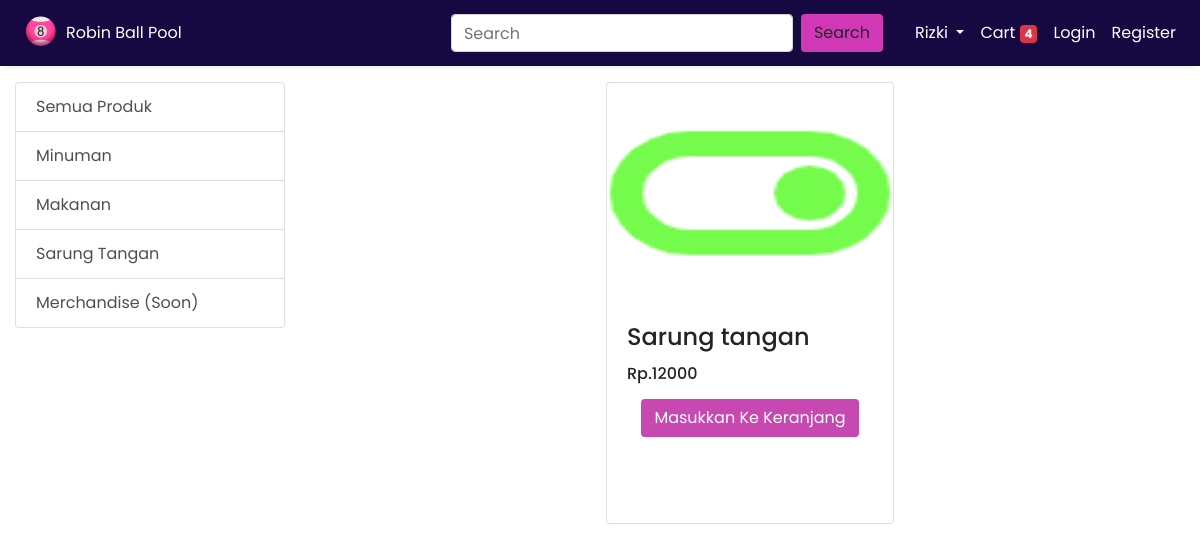
Screenshot of /?category=3 with the database file from the repository.
### store/models/category.py (models this page shows, shortened)
class Category(models.Model):
    name = models.CharField(max_length=20)
    @staticmethod
    def get_all_categories():
        return Category.objects.all()

### store/models/product.py (models this page shows, shortened)
class Product(models.Model):
    name = models.CharField(max_length=50)
    price = models.IntegerField(default=0)
    category = models.ForeignKey(Category, on_delete=models.CASCADE, default=1)
    description = models.CharField(max_length=200, default='',blank=True,null=True)
    image = models.ImageField(upload_to='upload/product/')
    @staticmethod
    def get_all_product_by_category_id(category_id):
        if category_id:
            return Product.objects.filter(category=category_id)
        else:
            return Product.get_all_product()

### store/views.py (the view)
# urls.py: path('',index),
def index(request):
    products=None
    category=Category.get_all_categories();
    categoryID = request.GET.get('category')
    if categoryID:
        products= Product.get_all_product_by_category_id(categoryID)
    else:
        products= Product.get_all_products()
    data={}
    data['product']=products
    data['category']=category
    return render(request, 'index.html', data)

### store/templates/index.html (shortened to what this page needs)
{%include "base.html"%} {%block content%}
<div class="container-fluid mt-3">
  <div class="row">
    <div class="col-lg-3 mb-3">
      <div class="list-group">
        <a href="/" class="list-group-item list-group-item-action"
          >Semua Produk</a
        >
        {%for category in category%}
        <a
          href="/?category={{category.id}}"
          class="list-group-item list-group-item-action"
          >{{category.name}}</a
        >
        {%endfor%}
      </div>
    </div>
    <div id="product" class="col-lg-9">
      <div class="row mx-auto">
        {%for product in product%}
        <div class="card mx-auto mb-3" style="width: 18rem">
          <img
            src="{{product.image.url}}"
            class="card-img-top h-50"
            alt="..."
          />
          <div class="card-body">
            <h4 class="card-title">{{product.name|truncatewords:2}}</h4>
            <h6 class="card-text">Rp.{{product.price}}</h6>
            <div class="text-center mt-3">
              <a
                href="#"
                class="btn"
                style="background-color: #c748b0; color: white"
                >Masukkan Ke Keranjang</a
              >
            </div>
          </div>
        </div>
        {% endfor %}
      </div>
    </div>
  </div>
</div>
{%endblock content%}

### store/templates/base.html (style rules this page uses)
body { font-family: "Poppins", sans-serif; }

### rows the page displays
Category: name "Minuman"
Category: name "Makanan"
Category: name "Sarung Tangan"
Category: name "Merchandise (Soon)"
Product: image (picture), name "Sarung tangan", price "12000"
